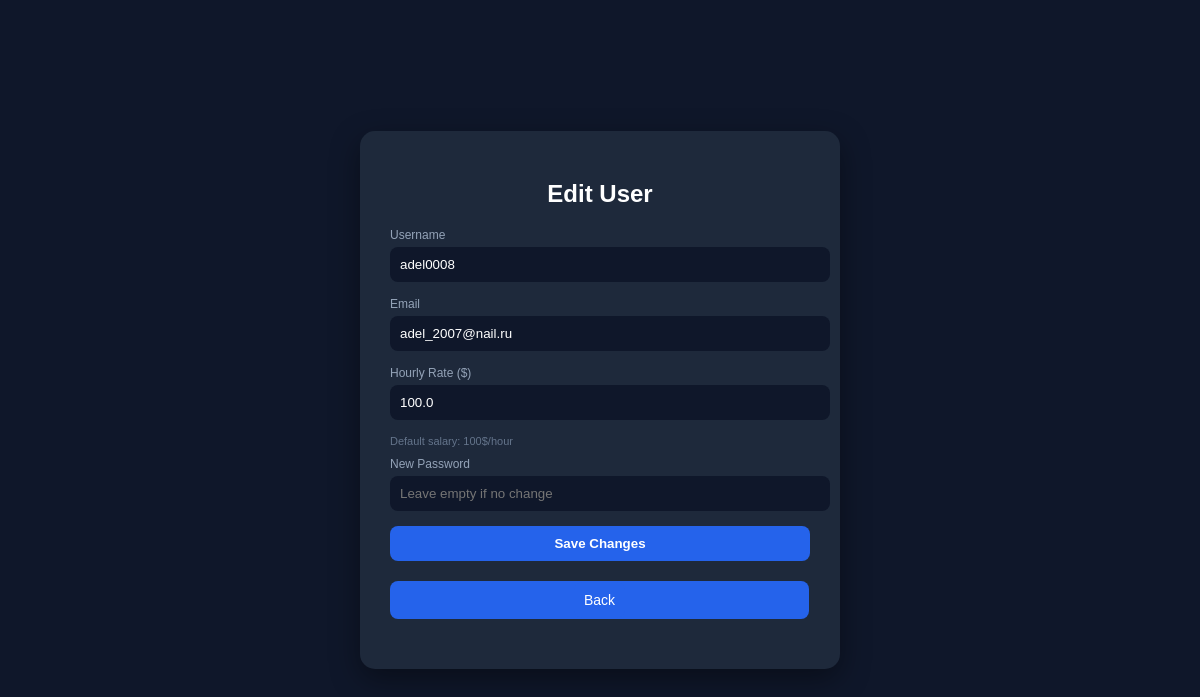
The app's page /edit_user/1 (signed in) with its own data.
### main/models.py (models this page shows)
class User(AbstractUser):
    email = models.EmailField(unique=True)
    position = models.CharField(max_length=100, blank=True, null=True)
    is_employee = models.BooleanField(default=True)
    hourly_rate = models.FloatField(default=100)

### main/views.py (the view, shortened to what this page needs)
# urls.py: path("edit_user/<int:user_id>", views.edit_user, name="edit_user"),
@login_required
def edit_user(request, user_id):
    if not request.user.is_staff:
        return redirect("/profile/")
    user = get_object_or_404(User, id=user_id)
    return render(request, "main/edit_user.html", {"user": user})

### main/templates/main/edit_user.html (shortened to what this page needs)
<!DOCTYPE html>
<html lang="en">
<head>
</head>
<body>
<div class="container">
    <div class="card">
        <h2>Edit User</h2>
        <form method="POST">
            <div class="label">Username</div>
            <input name="username" value="{{ user.username }}">
            <div class="label">Email</div>
            <input name="email" value="{{ user.email }}">
            <div class="label">Hourly Rate ($)</div>
            <input name="hourly_rate" value="{{ user.hourly_rate|default:100 }}">
            <div class="hint">
                Default salary: 100$/hour
            </div>
            <div class="label">New Password</div>
            <input type="password" name="password" placeholder="Leave empty if no change">
            <button type="submit">Save Changes</button>
            <tr>
                <div class="bk">
                    <a class="btn secondary right" href="{% url 'admin' %}">
                        Back
                    </a>
                </div>
            </tr>
        </form>
    </div>
</div>
</body>
</html>

### main/templates/main/edit_user.html (style rules this page uses)
body { margin: 0; font-family: Arial; background: #0f172a; color: white; }
.container { display: flex; justify-content: center; align-items: center; height: 100vh; }
.card { background: #1e293b; padding: 30px; border-radius: 15px; width: 420px; box-shadow: 0 10px 30px rgba(0,0,0,0.4); }
h2 { margin-bottom: 20px; text-align: center; }
.label { font-size: 12px; color: #94a3b8; margin-bottom: 5px; }
input { width: 100%; padding: 10px; margin-bottom: 15px; border-radius: 8px; border: none; background: #0f172a; color: white; outline: none; }
button { width: 100%; padding: 10px; border: none; border-radius: 8px; background: #2563eb; color: white; cursor: pointer; font-weight: bold; }
.hint { font-size: 11px; color: #64748b; margin-bottom: 10px; }
.bk { margin: 20px 0; width: 95%; padding: 10px; background: #2563eb; border: none; color: white; border-radius: 8px; text-align: center; }
a { width: 100%; padding: 10px; background: #2563eb; border: none; color: white; border-radius: 8px; text-decoration: none; font-size: 14px; }

### records on screen
User: username "adel0008", email "adel_2007@nail.ru", hourly_rate "100.0"
